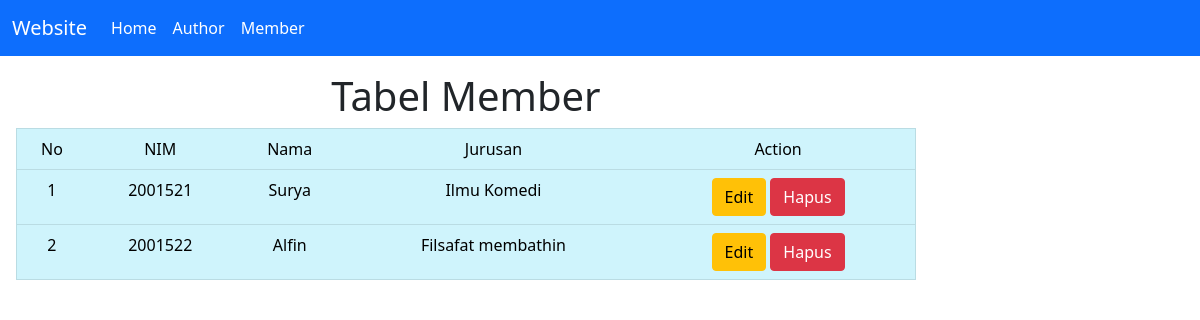
The page /member.php on the database its author committed.
### tables this page shows
CREATE TABLE `member` (
  `nim` varchar(50) NOT NULL,
  `nama` varchar(100) NOT NULL,
  `jurusan` varchar(100) NOT NULL,
  PRIMARY KEY (`nim`)
);

### conf.php (called while the page is built)
<?php
$db_host = "localhost";
$db_user = "root";
$db_pass = "";
$db_name = "db_lp11";
?>

### includes/DB.class.php (called while the page is built, shortened)
<?php
class DB
{
    var $db_host = "";
    var $db_user = "";
    var $db_pass = "";
    var $db_name = "";
    var $db_link = "";
    var $result = 0;
    function DB($db_host = '', $db_user = '', $db_pass = '', $db_name = '')
    {
        $this->db_host = $db_host;
        $this->db_user = $db_user;
        $this->db_pass = $db_pass;
        $this->db_name = $db_name;
    }
    function open()
    {
        $this->db_link = mysqli_connect($this->db_host, $this->db_user, $this->db_pass, $this->db_name);
    }
    function execute($query = "")
    {
        $this->result = mysqli_query($this->db_link, $query);
        return $this->result;
    }
    function getResult()
    {
        return mysqli_fetch_array($this->result);
    }
}
?>

### includes/member.php (called while the page is built, shortened)
<?php
class member extends DB
{
    function getmember()
    {
        $query = "SELECT * FROM member";
        return $this->execute($query);
    }
}

### member.php (the view, shortened to what this page needs)
<?php
include("conf.php");
include("includes/DB.class.php");
include("includes/member.php");
$member = new member($db_host, $db_user, $db_pass, $db_name);
$member->open();
$member->getmember();
$data = null;
$no = 1;
while (list($nim, $nama, $jurusan) = $member->getResult()) {
    if ($nim == ' ') {
        $data .= "<tr>
                <td>" . $no++ . "</td>
                <td>" . $nim . "</td>
                <td>" . $nama . "</td>
                <td>" . $jurusan . "</td>
                <td>
                <a href='member.php?id_hapus=" . $id . "' class='btn btn-danger''>Hapus</a>
                </td>
                </tr>";
    } else {
        $data .= "<tr>
                <td>" . $no++ . "</td>
                <td>" . $nim . "</td>
                <td>" . $nama . "</td>
                <td>" . $jurusan . "</td>
                <td>
                <a href='member.php?id_edit=" . $id .  "' class='btn btn-warning''>Edit</a>
                <a href='member.php?id_hapus=" . $id . "' class='btn btn-danger''>Hapus</a>
                </td>
                </tr>";
    }
}

### rows shown on the page
member: nim "2001521", nama "Surya", jurusan "Ilmu Komedi"
member: nim "2001522", nama "Alfin", jurusan "Filsafat membathin"

### other values the page prints
$this->content "Website Home Author Member Tabel Member No NIM Nama Jurusan Action"
